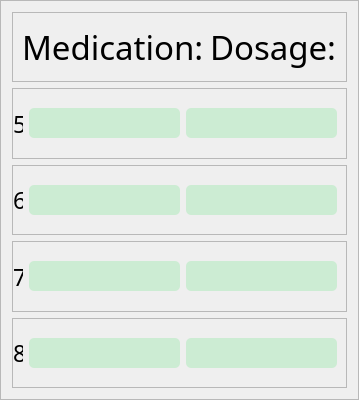
                  <widget class="QFrame" name="frame_15">
                   <property name="minimumSize">
                    <size>
                     <width>0</width>
                     <height>400</height>
                    </size>
                   </property>
                   <property name="maximumSize">
                    <size>
                     <width>400</width>
                     <height>16777215</height>
                    </size>
                   </property>
                   <property name="styleSheet">
                    <string notr="true"/>
                   </property>
                   <property name="frameShape">
                    <enum>QFrame::StyledPanel</enum>
                   </property>
                   <property name="frameShadow">
                    <enum>QFrame::Raised</enum>
                   </property>
                   <layout class="QVBoxLayout" name="verticalLayout_7">
                    <item>
                     <widget class="QFrame" name="frame_20">
                      <property name="frameShape">
                       <enum>QFrame::StyledPanel</enum>
                      </property>
                      <property name="frameShadow">
                       <enum>QFrame::Raised</enum>
                      </property>
                      <layout class="QHBoxLayout" name="horizontalLayout_19">
                       <item alignment="Qt::AlignHCenter">
                        <widget class="QLabel" name="label_10">
                         <property name="font">
                          <font>
                           <family>Bahnschrift Condensed</family>
                           <pointsize>25</pointsize>
                           <bold>false</bold>
                           <underline>false</underline>
                          </font>
                         </property>
                         <property name="text">
                          <string>Medication:</string>
                         </property>
                        </widget>
                       </item>
                       <item alignment="Qt::AlignHCenter">
                        <widget class="QLabel" name="label_11">
                         <property name="font">
                          <font>
                           <family>Bahnschrift Condensed</family>
                           <pointsize>25</pointsize>
                           <bold>false</bold>
                           <underline>false</underline>
                          </font>
                         </property>
                         <property name="text">
                          <string>Dosage:</string>
                         </property>
                        </widget>
                       </item>
                      </layout>
                     </widget>
                    </item>
                    <item>
                     <widget class="QFrame" name="frame_32">
                      <property name="frameShape">
                       <enum>QFrame::StyledPanel</enum>
                      </property>
                      <property name="frameShadow">
                       <enum>QFrame::Raised</enum>
                      </property>
                      <layout class="QHBoxLayout" name="horizontalLayout_20">
                       <property name="leftMargin">
                        <number>0</number>
                       </property>
                       <item>
                        <widget class="QLabel" name="label_22">
                         <property name="maximumSize">
                          <size>
                           <width>10</width>
                           <height>16777215</height>
                          </size>
                         </property>
                         <property name="font">
                          <font>
                           <family>Bahnschrift Condensed</family>
                           <pointsize>17</pointsize>
                           <bold>false</bold>
                           <underline>false</underline>
                          </font>
                         </property>
                         <property name="text">
                          <string>5</string>
                         </property>
                        </widget>
                       </item>
                       <item>
                        <widget class="QLineEdit" name="Reason_for_visit_entry_29">
                         <property name="minimumSize">
                          <size>
                           <width>0</width>
                           <height>30</height>
                          </size>
                         </property>
                         <property name="maximumSize">
                          <size>
                           <width>16777215</width>
                           <height>16777215</height>
                          </size>
                         </property>
                         <property name="styleSheet">
                          <string notr="true">QLineEdit{
background-color: rgb(204, 236, 211);
border-radius:5px;
}
QLineEdit:focus{
background-color:rgb(255, 255, 255)
}</string>
                         </property>
                         <property name="placeholderText">
                          <string/>
                         </property>
                        </widget>
                       </item>
                       <item>
                        <widget class="QLineEdit" name="Reason_for_visit_entry_30">
                         <property name="minimumSize">
                          <size>
                           <width>0</width>
                           <height>30</height>
                          </size>
                         </property>
                         <property name="maximumSize">
                          <size>
                           <width>16777215</width>
                           <height>16777215</height>
                          </size>
                         </property>
                         <property name="styleSheet">
                          <string notr="true">QLineEdit{
background-color: rgb(204, 236, 211);
border-radius:5px;
}
QLineEdit:focus{
background-color:rgb(255, 255, 255)
}</string>
                         </property>
                         <property name="placeholderText">
                          <string/>
                         </property>
                        </widget>
                       </item>
                      </layout>
                     </widget>
                    </item>
                    <item>
                     <widget class="QFrame" name="frame_33">
                      <property name="frameShape">
                       <enum>QFrame::StyledPanel</enum>
                      </property>
                      <property name="frameShadow">
                       <enum>QFrame::Raised</enum>
                      </property>
                      <layout class="QHBoxLayout" name="horizontalLayout_21">
                       <property name="leftMargin">
                        <number>0</number>
                       </property>
                       <item alignment="Qt::AlignLeft">
                        <widget class="QLabel" name="label_23">
                         <property name="maximumSize">
                          <size>
                           <width>10</width>
                           <height>16777215</height>
                          </size>
                         </property>
                         <property name="font">
                          <font>
                           <family>Bahnschrift Condensed</family>
                           <pointsize>17</pointsize>
                           <bold>false</bold>
                           <underline>false</underline>
                          </font>
                         </property>
                         <property name="text">
                          <string>6</string>
                         </property>
                        </widget>
                       </item>
                       <item>
                        <widget class="QLineEdit" name="Reason_for_visit_entry_31">
                         <property name="minimumSize">
                          <size>
                           <width>0</width>
                           <height>30</height>
                          </size>
                         </property>
                         <property name="maximumSize">
                          <size>
                           <width>16777215</width>
                           <height>16777215</height>
                          </size>
                         </property>
                         <property name="styleSheet">
                          <string notr="true">QLineEdit{
background-color: rgb(204, 236, 211);
border-radius:5px;
}
QLineEdit:focus{
background-color:rgb(255, 255, 255)
}</string>
                         </property>
                         <property name="placeholderText">
                          <string/>
                         </property>
                        </widget>
                       </item>
                       <item>
                        <widget class="QLineEdit" name="Reason_for_visit_entry_32">
                         <property name="minimumSize">
                          <size>
                           <width>0</width>
                           <height>30</height>
                          </size>
                         </property>
                         <property name="maximumSize">
                          <size>
                           <width>16777215</width>
                           <height>16777215</height>
                          </size>
                         </property>
                         <property name="styleSheet">
                          <string notr="true">QLineEdit{
background-color: rgb(204, 236, 211);
border-radius:5px;
}
QLineEdit:focus{
background-color:rgb(255, 255, 255)
}</string>
                         </property>
                         <property name="placeholderText">
                          <string/>
                         </property>
                        </widget>
                       </item>
                      </layout>
                     </widget>
                    </item>
                    <item>
                     <widget class="QFrame" name="frame_34">
                      <property name="frameShape">
                       <enum>QFrame::StyledPanel</enum>
                      </property>
                      <property name="frameShadow">
                       <enum>QFrame::Raised</enum>
                      </property>
                      <layout class="QHBoxLayout" name="horizontalLayout_22">
                       <property name="leftMargin">
                        <number>0</number>
                       </property>
                       <item alignment="Qt::AlignLeft">
                        <widget class="QLabel" name="label_24">
                         <property name="maximumSize">
                          <size>
                           <width>10</width>
                           <height>16777215</height>
                          </size>
                         </property>
                         <property name="font">
                          <font>
                           <family>Bahnschrift Condensed</family>
                           <pointsize>17</pointsize>
                           <bold>false</bold>
                           <underline>false</underline>
                          </font>
                         </property>
                         <property name="text">
                          <string>7</string>
                         </property>
                        </widget>
                       </item>
                       <item>
                        <widget class="QLineEdit" name="Reason_for_visit_entry_33">
                         <property name="minimumSize">
                          <size>
                           <width>0</width>
                           <height>30</height>
                          </size>
                         </property>
                         <property name="maximumSize">
                          <size>
                           <width>16777215</width>
                           <height>16777215</height>
                          </size>
                         </property>
                         <property name="styleSheet">
                          <string notr="true">QLineEdit{
background-color: rgb(204, 236, 211);
border-radius:5px;
}
QLineEdit:focus{
background-color:rgb(255, 255, 255)
}</string>
                         </property>
                         <property name="placeholderText">
                          <string/>
                         </property>
                        </widget>
                       </item>
                       <item>
                        <widget class="QLineEdit" name="Reason_for_visit_entry_34">
                         <property name="minimumSize">
                          <size>
                           <width>0</width>
                           <height>30</height>
                          </size>
                         </property>
                         <property name="maximumSize">
                          <size>
                           <width>16777215</width>
                           <height>16777215</height>
                          </size>
                         </property>
                         <property name="styleSheet">
                          <string notr="true">QLineEdit{
background-color: rgb(204, 236, 211);
border-radius:5px;
}
QLineEdit:focus{
background-color:rgb(255, 255, 255)
}</string>
                         </property>
                         <property name="placeholderText">
                          <string/>
                         </property>
                        </widget>
                       </item>
                      </layout>
                     </widget>
                    </item>
                    <item>
                     <widget class="QFrame" name="frame_35">
                      <property name="frameShape">
                       <enum>QFrame::StyledPanel</enum>
                      </property>
                      <property name="frameShadow">
                       <enum>QFrame::Raised</enum>
                      </property>
                      <layout class="QHBoxLayout" name="horizontalLayout_23">
                       <property name="leftMargin">
                        <number>0</number>
                       </property>
                       <item alignment="Qt::AlignLeft">
                        <widget class="QLabel" name="label_25">
                         <property name="maximumSize">
                          <size>
                           <width>10</width>
                           <height>16777215</height>
                          </size>
                         </property>
                         <property name="font">
                          <font>
                           <family>Bahnschrift Condensed</family>
                           <pointsize>17</pointsize>
                           <bold>false</bold>
                           <underline>false</underline>
                          </font>
                         </property>
                         <property name="text">
                          <string>8</string>
                         </property>
                        </widget>
                       </item>
                       <item>
                        <widget class="QLineEdit" name="Reason_for_visit_entry_35">
                         <property name="minimumSize">
                          <size>
                           <width>0</width>
                           <height>30</height>
                          </size>
                         </property>
                         <property name="maximumSize">
                          <size>
                           <width>16777215</width>
                           <height>16777215</height>
                          </size>
                         </property>
                         <property name="styleSheet">
                          <string notr="true">QLineEdit{
background-color: rgb(204, 236, 211);
border-radius:5px;
}
QLineEdit:focus{
background-color:rgb(255, 255, 255)
}</string>
                         </property>
                         <property name="placeholderText">
                          <string/>
                         </property>
                        </widget>
                       </item>
                       <item>
                        <widget class="QLineEdit" name="Reason_for_visit_entry_36">
                         <property name="minimumSize">
                          <size>
                           <width>0</width>
                           <height>30</height>
                          </size>
                         </property>
                         <property name="maximumSize">
                          <size>
                           <width>16777215</width>
                           <height>16777215</height>
                          </size>
                         </property>
                         <property name="styleSheet">
                          <string notr="true">QLineEdit{
background-color: rgb(204, 236, 211);
border-radius:5px;
}
QLineEdit:focus{
background-color:rgb(255, 255, 255)
}</string>
                         </property>
                         <property name="placeholderText">
                          <string/>
                         </property>
                        </widget>
                       </item>
                      </layout>
                     </widget>
                    </item>
                   </layout>
                  </widget>
